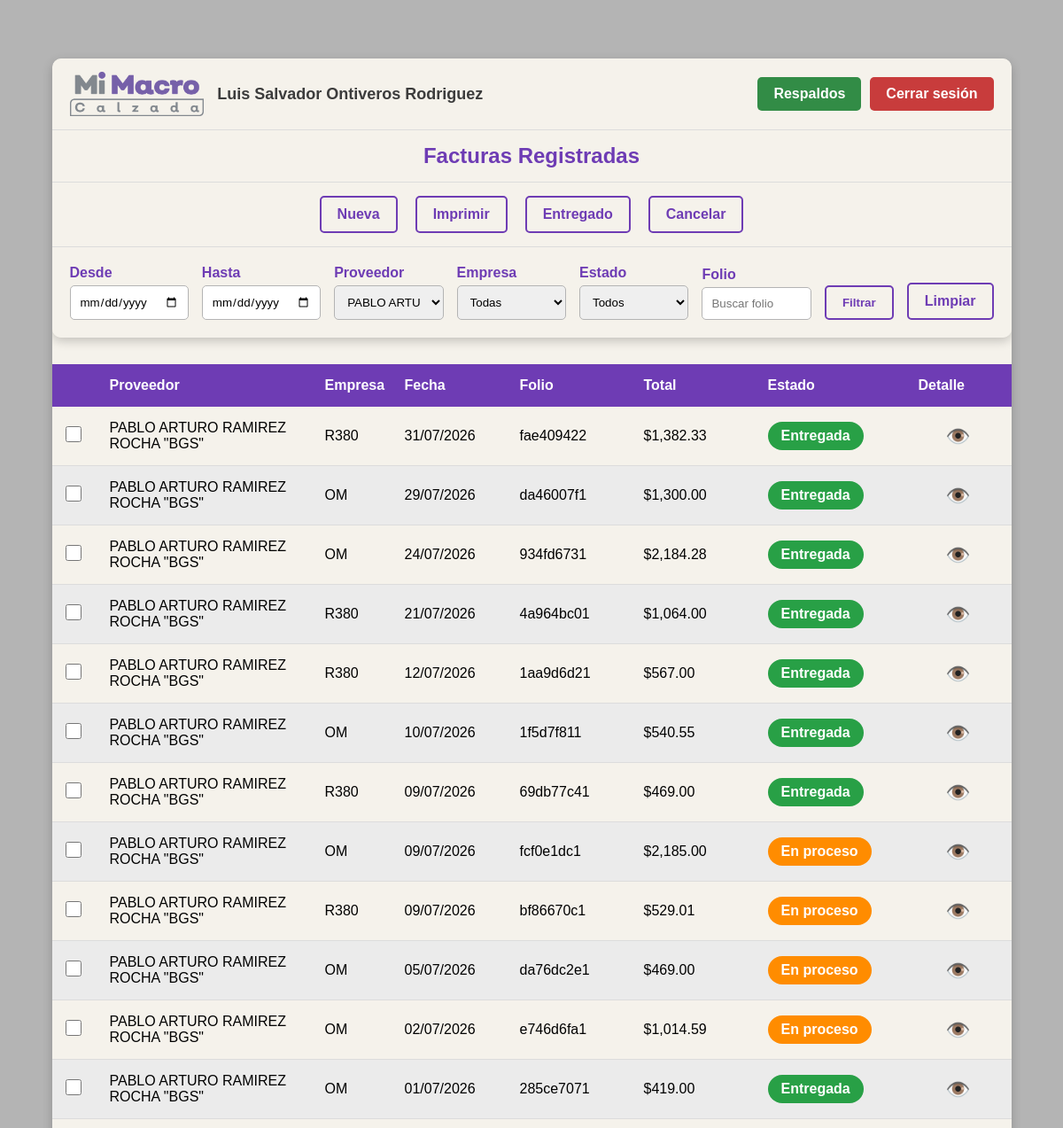
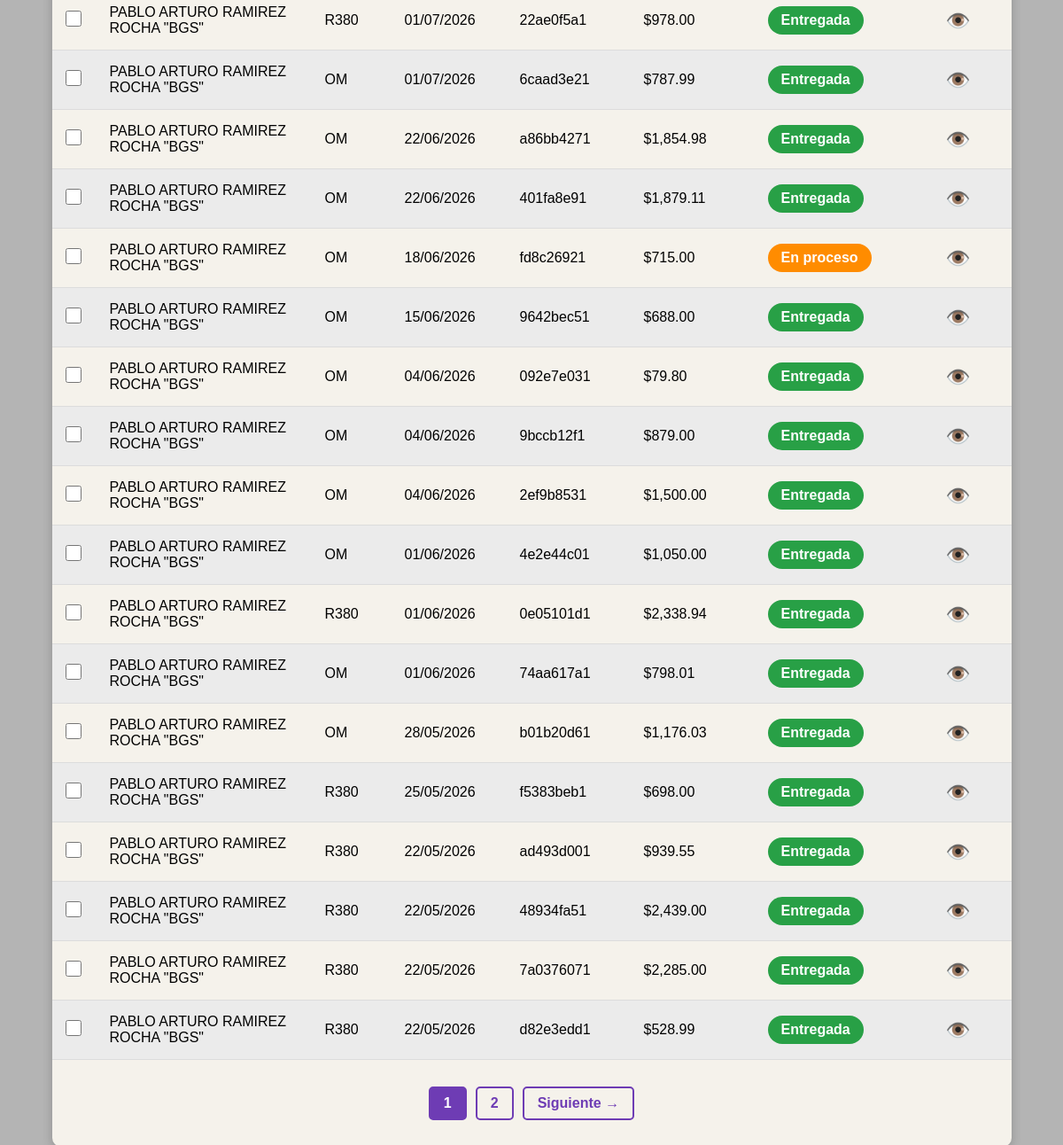
Screenshot of /facturas.php?id_provedor=2 (signed in) with the database file from the repository (2 pictures, top to bottom).
### tables this page shows
CREATE TABLE `factura` (
  `id` int(11) NOT NULL,
  `id_empresa` int(11) NOT NULL,
  `id_provedor` int(11) NOT NULL,
  `folio` varchar(20) NOT NULL,
  `fecha` date NOT NULL,
  `total` decimal(10,2) NOT NULL,
  `estado` int(11) NOT NULL DEFAULT 0,
  `fecha_registro` date NOT NULL,
  `fecha_entregado` date DEFAULT NULL
);

CREATE TABLE `provedores` (
  `id` int(11) NOT NULL,
  `nombre` varchar(255) NOT NULL,
  `irs` int(11) NOT NULL DEFAULT 0,
  `eliminado` int(1) NOT NULL DEFAULT 0
);

### facturas.php (the view, shortened to what this page needs)
<?php
$con = conecta();
$fecha_inicio = isset($_GET['fecha_inicio']) ? $_GET['fecha_inicio'] : '';
$fecha_fin    = isset($_GET['fecha_fin'])    ? $_GET['fecha_fin']    : '';
$id_provedor  = isset($_GET['id_provedor'])  ? intval($_GET['id_provedor'])  : 0;
$id_empresa   = isset($_GET['id_empresa'])   ? intval($_GET['id_empresa'])   : 0;
$folio        = isset($_GET['folio'])        ? trim($_GET['folio'])        : '';
$estado       = isset($_GET['estado'])       ? $_GET['estado']             : '';
$where = "WHERE 1=1";
if($id_provedor > 0){
    $where .= " AND f.id_provedor = $id_provedor";
}
$registros_por_pagina = 30;
$pagina = isset($_GET['pagina']) ? intval($_GET['pagina']) : 1;
$inicio = ($pagina - 1) * $registros_por_pagina;
$sqlTotal = "SELECT COUNT(*) AS total
             FROM factura f
             INNER JOIN provedores p ON f.id_provedor = p.id
             INNER JOIN empresa e ON f.id_empresa = e.id
             $where";
$resTotal = $con->query($sqlTotal);
$filaTotal = $resTotal->fetch_assoc();
$total_registros = $filaTotal['total'];
$total_paginas = ceil($total_registros / $registros_por_pagina);
$sql = "SELECT
            f.id,
            f.id_empresa,
            p.nombre AS proveedor,
            e.nombre AS empresa,
            f.fecha,
            f.folio,
            f.total,
            f.estado
        FROM factura f
        INNER JOIN provedores p ON f.id_provedor = p.id
        INNER JOIN empresa e ON f.id_empresa = e.id
        $where
        ORDER BY f.fecha DESC
        LIMIT $inicio, $registros_por_pagina";
$resultado = $con->query($sql);
?>
<!DOCTYPE html>
<html lang="es">
<head>
    <link rel="stylesheet" href="css/facturas.css">
    <link rel="stylesheet" href="css/menu.css">
</head>
<body>
<div class="contenedor">
    <?php include("menu.php"); ?>
    <div class="encabezado">
        <div>Proveedor</div>
        <div>Empresa</div>
        <div>Fecha</div>
        <div>Folio</div>
        <div>Total</div>
        <div>Estado</div>
        <div>Detalle</div>
    </div>
    <?php while($fila = $resultado->fetch_assoc()){ ?>
        <?php
        $clase = "";
        $texto = "";
        switch($fila['estado']){
            case 1:
                $clase = "proceso";
                $texto = "En proceso";
                break;
            case 2:
                $clase = "entregada";
                $texto = "Entregada";
                break;
        }
        switch($fila['id_empresa']){
            case 1:
                $empresa = "OM";
                break;
            case 2:
                $empresa = "R380";
                break;
        }
        ?>
        <div class="fila">
            <div>
                <input type="checkbox" class="chkFactura" value="<?= $fila['id'] ?>">
            </div>
            <div>
                <?= htmlspecialchars($fila['proveedor']) ?>
            </div>
            <div>
                <?= $empresa ?>
            </div>
            <div>
                <?= date('d/m/Y', strtotime($fila['fecha'])) ?>
            </div>
            <div>
                <?= htmlspecialchars($fila['folio']) ?>
            </div>
            <div>
                $<?= number_format($fila['total'], 2) ?>
            </div>
            <div>
                <span class="estado <?= $clase ?>">
                    <?= $texto ?>
                </span>
            </div>
            <div class="accion">
                <a href="factura_detalle.php?id=<?= $fila['id'] ?>">👁️</a>
            </div>
        </div>
    <?php } ?>
    <div class="paginacion">
        <?php for($i = 1; $i <= $total_paginas; $i++){ ?>
            <a
    href="?pagina=<?= $i ?>&fecha_inicio=<?= urlencode($fecha_inicio) ?>&fecha_fin=<?= urlencode($fecha_fin) ?>&id_provedor=<?= $id_provedor ?>&id_empresa=<?= $id_empresa ?>&folio=<?= urlencode($folio) ?>&estado=<?= urlencode($estado) ?>"
                class="<?= ($i == $pagina) ? 'actual' : '' ?>">
                <?= $i ?>
            </a>
        <?php } ?>
        <?php if($pagina < $total_paginas){ ?>
            <a href="?pagina=<?= $pagina + 1 ?>&fecha_inicio=<?= urlencode($fecha_inicio) ?>&fecha_fin=<?= urlencode($fecha_fin) ?>&id_provedor=<?= $id_provedor ?>&id_empresa=<?= $id_empresa ?>&folio=<?= urlencode($folio) ?>&estado=<?= urlencode($estado) ?>">
                Siguiente →
            </a>
        <?php } ?>
    </div>
</div>
</body>
</html>

### css/facturas.css (style rules this page uses)
* { margin: 0; padding: 0; box-sizing: border-box; font-family: Arial, Helvetica, sans-serif; }
body { background-color: rgb(180, 180, 180); min-height: 100vh; padding: 30px; margin: 3% 0; }
.contenedor { width: 95%; margin: auto; background-color: rgb(245, 242, 235); border-radius: 10px; overflow: hidden; box-shadow: 0px 4px 12px rgba(0, 0, 0, .2); }
.encabezado, .fila { display: grid; grid-template-columns: 50px 2fr 90px 130px 140px 140px 170px 90px; align-items: center; }
.encabezado { background-color: rgb(110, 60, 180); color: white; font-weight: bold; padding: 15px; }
.fila { padding: 15px; border-bottom: 1px solid rgb(220, 220, 220); }
.fila:nth-child(even) { background-color: rgb(235, 235, 235); }
.estado { display: inline-block; padding: 7px 15px; border-radius: 20px; color: white; font-weight: bold; text-align: center; }
.proceso { background-color: rgb(255, 140, 0); }
.entregada { background-color: rgb(40, 160, 70); }
.accion { text-align: center; }
.accion a { text-decoration: none; font-size: 1.4rem; transition: .2s; }
.chkFactura { width: 18px; height: 18px; cursor: pointer; }
.paginacion { padding: 30px; display: flex; justify-content: center; gap: 10px; flex-wrap: wrap; }
.paginacion a { text-decoration: none; color: rgb(110, 60, 180); border: 2px solid rgb(110, 60, 180); padding: 8px 15px; border-radius: 5px; font-weight: bold; transition: .2s; }
.paginacion .actual { background-color: rgb(110, 60, 180); color: white; border: 2px solid rgb(110, 60, 180); padding: 8px 15px; border-radius: 5px; font-weight: bold; }

### rows the page displays
factura: id_provedor.nombre "PABLO ARTURO RAMIREZ ROCHA \"BGS\"", id_empresa "R380", fecha "31/07/2026", folio "fae409422", total "1,382.33", estado "Entregada"
factura: id_provedor.nombre "PABLO ARTURO RAMIREZ ROCHA \"BGS\"", id_empresa "OM", fecha "29/07/2026", folio "da46007f1", total "1,300.00", estado "Entregada"
factura: id_provedor.nombre "PABLO ARTURO RAMIREZ ROCHA \"BGS\"", id_empresa "OM", fecha "24/07/2026", folio "934fd6731", total "2,184.28", estado "Entregada"
factura: id_provedor.nombre "PABLO ARTURO RAMIREZ ROCHA \"BGS\"", id_empresa "R380", fecha "21/07/2026", folio "4a964bc01", total "1,064.00", estado "Entregada"
factura: id_provedor.nombre "PABLO ARTURO RAMIREZ ROCHA \"BGS\"", id_empresa "R380", fecha "12/07/2026", folio "1aa9d6d21", total "567.00", estado "Entregada"
factura: id_provedor.nombre "PABLO ARTURO RAMIREZ ROCHA \"BGS\"", id_empresa "OM", fecha "10/07/2026", folio "1f5d7f811", total "540.55", estado "Entregada"
factura: id_provedor.nombre "PABLO ARTURO RAMIREZ ROCHA \"BGS\"", id_empresa "R380", fecha "09/07/2026", folio "69db77c41", total "469.00", estado "Entregada"
factura: id_provedor.nombre "PABLO ARTURO RAMIREZ ROCHA \"BGS\"", id_empresa "OM", fecha "09/07/2026", folio "fcf0e1dc1", total "2,185.00", estado "En proceso"
factura: id_provedor.nombre "PABLO ARTURO RAMIREZ ROCHA \"BGS\"", id_empresa "R380", fecha "09/07/2026", folio "bf86670c1", total "529.01", estado "En proceso"
factura: id_provedor.nombre "PABLO ARTURO RAMIREZ ROCHA \"BGS\"", id_empresa "OM", fecha "05/07/2026", folio "da76dc2e1", total "469.00", estado "En proceso"
factura: id_provedor.nombre "PABLO ARTURO RAMIREZ ROCHA \"BGS\"", id_empresa "OM", fecha "02/07/2026", folio "e746d6fa1", total "1,014.59", estado "En proceso"
factura: id_provedor.nombre "PABLO ARTURO RAMIREZ ROCHA \"BGS\"", id_empresa "OM", fecha "01/07/2026", folio "285ce7071", total "419.00", estado "Entregada"
factura: id_provedor.nombre "PABLO ARTURO RAMIREZ ROCHA \"BGS\"", id_empresa "R380", fecha "01/07/2026", folio "22ae0f5a1", total "978.00", estado "Entregada"
factura: id_provedor.nombre "PABLO ARTURO RAMIREZ ROCHA \"BGS\"", id_empresa "OM", fecha "01/07/2026", folio "6caad3e21", total "787.99", estado "Entregada"
factura: id_provedor.nombre "PABLO ARTURO RAMIREZ ROCHA \"BGS\"", id_empresa "OM", fecha "22/06/2026", folio "a86bb4271", total "1,854.98", estado "Entregada"
factura: id_provedor.nombre "PABLO ARTURO RAMIREZ ROCHA \"BGS\"", id_empresa "OM", fecha "22/06/2026", folio "401fa8e91", total "1,879.11", estado "Entregada"
factura: id_provedor.nombre "PABLO ARTURO RAMIREZ ROCHA \"BGS\"", id_empresa "OM", fecha "18/06/2026", folio "fd8c26921", total "715.00", estado "En proceso"
factura: id_provedor.nombre "PABLO ARTURO RAMIREZ ROCHA \"BGS\"", id_empresa "OM", fecha "15/06/2026", folio "9642bec51", total "688.00", estado "Entregada"
factura: id_provedor.nombre "PABLO ARTURO RAMIREZ ROCHA \"BGS\"", id_empresa "OM", fecha "04/06/2026", folio "092e7e031", total "79.80", estado "Entregada"
factura: id_provedor.nombre "PABLO ARTURO RAMIREZ ROCHA \"BGS\"", id_empresa "OM", fecha "04/06/2026", folio "9bccb12f1", total "879.00", estado "Entregada"
factura: id_provedor.nombre "PABLO ARTURO RAMIREZ ROCHA \"BGS\"", id_empresa "OM", fecha "04/06/2026", folio "2ef9b8531", total "1,500.00", estado "Entregada"
factura: id_provedor.nombre "PABLO ARTURO RAMIREZ ROCHA \"BGS\"", id_empresa "OM", fecha "01/06/2026", folio "4e2e44c01", total "1,050.00", estado "Entregada"
factura: id_provedor.nombre "PABLO ARTURO RAMIREZ ROCHA \"BGS\"", id_empresa "R380", fecha "01/06/2026", folio "0e05101d1", total "2,338.94", estado "Entregada"
factura: id_provedor.nombre "PABLO ARTURO RAMIREZ ROCHA \"BGS\"", id_empresa "OM", fecha "01/06/2026", folio "74aa617a1", total "798.01", estado "Entregada"
factura: id_provedor.nombre "PABLO ARTURO RAMIREZ ROCHA \"BGS\"", id_empresa "OM", fecha "28/05/2026", folio "b01b20d61", total "1,176.03", estado "Entregada"
factura: id_provedor.nombre "PABLO ARTURO RAMIREZ ROCHA \"BGS\"", id_empresa "R380", fecha "25/05/2026", folio "f5383beb1", total "698.00", estado "Entregada"
factura: id_provedor.nombre "PABLO ARTURO RAMIREZ ROCHA \"BGS\"", id_empresa "R380", fecha "22/05/2026", folio "ad493d001", total "939.55", estado "Entregada"
factura: id_provedor.nombre "PABLO ARTURO RAMIREZ ROCHA \"BGS\"", id_empresa "R380", fecha "22/05/2026", folio "48934fa51", total "2,439.00", estado "Entregada"
factura: id_provedor.nombre "PABLO ARTURO RAMIREZ ROCHA \"BGS\"", id_empresa "R380", fecha "22/05/2026", folio "7a0376071", total "2,285.00", estado "Entregada"
factura: id_provedor.nombre "PABLO ARTURO RAMIREZ ROCHA \"BGS\"", id_empresa "R380", fecha "22/05/2026", folio "d82e3edd1", total "528.99", estado "Entregada"

### other values shown
$nombre "Luis Salvador Ontiveros Rodriguez"
form field id_provedor "PABLO ARTURO RAMIREZ ROCHA \"BGS\""
